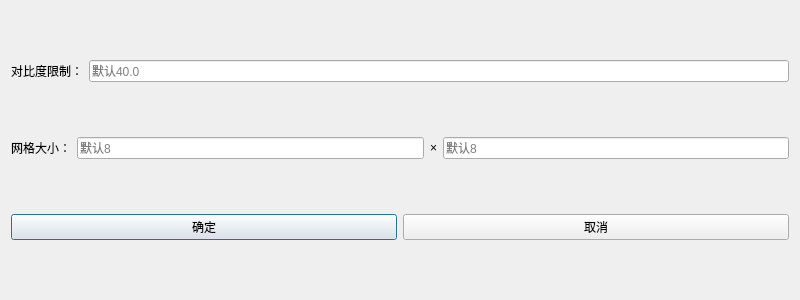
<?xml version="1.0" encoding="UTF-8"?>
<ui version="4.0">
 <class>Dialog</class>
 <widget class="QDialog" name="Dialog">
  <property name="geometry">
   <rect>
    <x>0</x>
    <y>0</y>
    <width>800</width>
    <height>300</height>
   </rect>
  </property>
  <property name="windowTitle">
   <string>输入自适应参数</string>
  </property>
  <property name="windowIcon">
   <iconset>
    <normaloff>icon/1.svg</normaloff>icon/1.svg</iconset>
  </property>
  <layout class="QVBoxLayout" name="verticalLayout">
   <item>
    <layout class="QHBoxLayout" name="horizontalLayout_2">
     <item>
      <widget class="QLabel" name="label">
       <property name="styleSheet">
        <string notr="true">QLabel {  
        color: rgb(85,85,85); /* 设置标签文本颜色 */ 
        font:12px \&quot;Microsoft YaHei\&quot;; 
        font-weight:bold; 
    }</string>
       </property>
       <property name="text">
        <string>对比度限制：</string>
       </property>
      </widget>
     </item>
     <item>
      <widget class="QLineEdit" name="lineEdit_1">
       <property name="styleSheet">
        <string notr="true">QLineEdit {  
    border:2px solid rgba(89, 217, 212, 50); /* 设置输入框边框 */
    padding-left:10px;
    border-radius:3px; /* 设置输入框边框圆角 */  
    color:rgb(105,105,105);
    font:13px;
    font-size: 12pt \&quot;Microsoft YaHei\&quot;; /* 设置字体大小 */  
    padding: 4px; /* 设置内边距 */  
}  
QLineEdit:hover { /* 鼠标悬浮在QLineEdit时的状态 */
	border: 1px solid #298DFF;
	border-radius: 3px;
	background-color: #F2F2F2;
    color: #298DFF;
    selection-background-color: #298DFF;
	selection-color: #F2F2F2;
}
QLineEdit:focus{
    border:2px solid rgba(89, 217, 212, 50);
}
QLineEdit:disabled{
    background-color:rgb(238,238,238);
}</string>
       </property>
       <property name="placeholderText">
        <string>默认40.0</string>
       </property>
      </widget>
     </item>
    </layout>
   </item>
   <item>
    <layout class="QHBoxLayout" name="horizontalLayout_3">
     <item>
      <widget class="QLabel" name="label_3">
       <property name="styleSheet">
        <string notr="true">QLabel {  
        color: rgb(85,85,85); /* 设置标签文本颜色 */ 
        font:12px \&quot;Microsoft YaHei\&quot;; 
        font-weight:bold; 
    }</string>
       </property>
       <property name="text">
        <string>网格大小：</string>
       </property>
      </widget>
     </item>
     <item>
      <widget class="QLineEdit" name="lineEdit_2">
       <property name="styleSheet">
        <string notr="true">QLineEdit {  
    border:2px solid rgba(89, 217, 212, 50); /* 设置输入框边框 */
    padding-left:10px;
    border-radius:3px; /* 设置输入框边框圆角 */  
    color:rgb(105,105,105);
    font:13px;
    font-size: 12pt \&quot;Microsoft YaHei\&quot;; /* 设置字体大小 */  
    padding: 4px; /* 设置内边距 */  
}  
QLineEdit:hover { /* 鼠标悬浮在QLineEdit时的状态 */
	border: 1px solid #298DFF;
	border-radius: 3px;
	background-color: #F2F2F2;
    color: #298DFF;
    selection-background-color: #298DFF;
	selection-color: #F2F2F2;
}
QLineEdit:focus{
    border:2px solid rgba(89, 217, 212, 50);
}
QLineEdit:disabled{
    background-color:rgb(238,238,238);
}</string>
       </property>
       <property name="placeholderText">
        <string>默认8</string>
       </property>
      </widget>
     </item>
     <item>
      <widget class="QLabel" name="label_4">
       <property name="styleSheet">
        <string notr="true">QLabel {  
        color: rgb(85,85,85); /* 设置标签文本颜色 */ 
        font:12px \&quot;Microsoft YaHei\&quot;; 
        font-weight:bold; 
    }</string>
       </property>
       <property name="text">
        <string>×</string>
       </property>
      </widget>
     </item>
     <item>
      <widget class="QLineEdit" name="lineEdit_3">
       <property name="styleSheet">
        <string notr="true">QLineEdit {  
    border:2px solid rgba(89, 217, 212, 50); /* 设置输入框边框 */
    padding-left:10px;
    border-radius:3px; /* 设置输入框边框圆角 */  
    color:rgb(105,105,105);
    font:13px;
    font-size: 12pt \&quot;Microsoft YaHei\&quot;; /* 设置字体大小 */  
    padding: 4px; /* 设置内边距 */  
}  
QLineEdit:hover { /* 鼠标悬浮在QLineEdit时的状态 */
	border: 1px solid #298DFF;
	border-radius: 3px;
	background-color: #F2F2F2;
    color: #298DFF;
    selection-background-color: #298DFF;
	selection-color: #F2F2F2;
}
QLineEdit:focus{
    border:2px solid rgba(89, 217, 212, 50);
}
QLineEdit:disabled{
    background-color:rgb(238,238,238);
}</string>
       </property>
       <property name="placeholderText">
        <string>默认8</string>
       </property>
      </widget>
     </item>
    </layout>
   </item>
   <item>
    <layout class="QHBoxLayout" name="horizontalLayout">
     <item>
      <widget class="QPushButton" name="pushButton">
       <property name="styleSheet">
        <string notr="true">QPushButton {
	background-color: rgba(47, 125, 238, 90);
        border-radius:3px; 
        min-height:30px; 
        min-width:60px; 
        font:13px \&quot;Microsoft YaHei\&quot;;
    }
QPushButton:hover {
        background-color:rgba(85, 255, 255, 50);
    }
QPushButton:pressed {
  background-color:rgba(90,216,212,50);
  color:rgb(40,92,90);
    }</string>
       </property>
       <property name="text">
        <string>确定</string>
       </property>
      </widget>
     </item>
     <item>
      <widget class="QPushButton" name="pushButton_2">
       <property name="styleSheet">
        <string notr="true">QPushButton {
	background-color: rgba(47, 125, 238, 90);
        border-radius:3px; 
        min-height:30px; 
        min-width:60px; 
        font:13px \&quot;Microsoft YaHei\&quot;;
    }
QPushButton:hover {
        background-color:rgba(85, 255, 255, 50);
    }
QPushButton:pressed {
  background-color:rgba(90,216,212,50);
  color:rgb(40,92,90);
    }</string>
       </property>
       <property name="text">
        <string>取消</string>
       </property>
      </widget>
     </item>
    </layout>
   </item>
  </layout>
 </widget>
 <resources/>
 <connections>
  <connection>
   <sender>pushButton</sender>
   <signal>clicked()</signal>
   <receiver>Dialog</receiver>
   <slot>accept()</slot>
   <hints>
    <hint type="sourcelabel">
     <x>234</x>
     <y>251</y>
    </hint>
    <hint type="destinationlabel">
     <x>181</x>
     <y>10</y>
    </hint>
   </hints>
  </connection>
  <connection>
   <sender>pushButton_2</sender>
   <signal>clicked()</signal>
   <receiver>Dialog</receiver>
   <slot>reject()</slot>
   <hints>
    <hint type="sourcelabel">
     <x>513</x>
     <y>249</y>
    </hint>
    <hint type="destinationlabel">
     <x>575</x>
     <y>12</y>
    </hint>
   </hints>
  </connection>
 </connections>
</ui>
